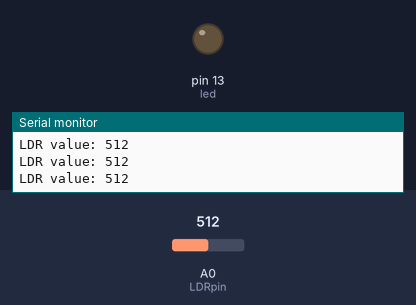
The sketch below on a simulated Arduino Uno, built with avr-gcc and run on an emulated ATmega328P. Parts: output pins drawn as LEDs (lit = HIGH), the last lines printed to the serial monitor. The inputs (shaded band) are chosen by the test bench; at power-on: A0 (LDRpin) = 512.

Above: at 1.3 s.
1.4 s: A0 (LDRpin) set to 11
2.9 s: A0 (LDRpin) set to 8
At 3.5 s:
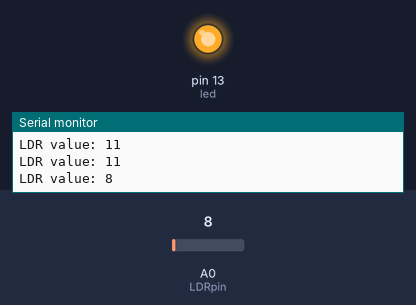
4.5 s: A0 (LDRpin) set to 122
At 5.7 s:
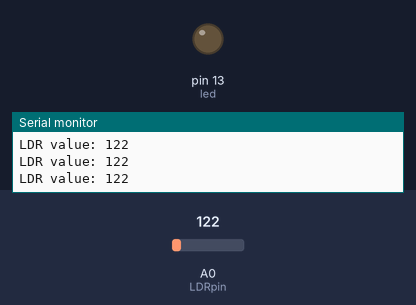
6.0 s: A0 (LDRpin) set to 0
At 7.1 s:
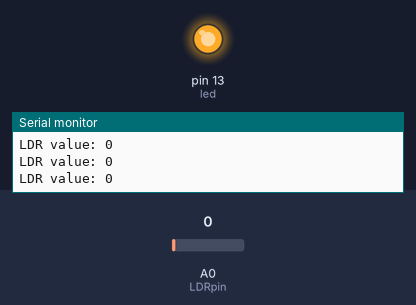
Timing chart, 0 to 8.5 s (numbered marks = the images above; inputs shaded):
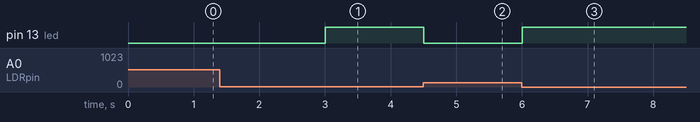

Measured:
- the behaviour switches between 10 and 9 on A0 (LDRpin) (found by bisection; images 0 and 1)
- after the input at 2.9 s, pin 13 (led): LOW → HIGH after 0.10 s
- after the input at 4.5 s, pin 13 (led): HIGH → LOW at once
- after the input at 6.0 s, pin 13 (led): LOW → HIGH at once

The sketch:

sketch_project05.ino
```cpp
/*
Arduino Training Series by UniKidz
Robotic Programming Your Engineer
This code can be downloaded from https://github.com/efadzli/arduino_beginners
*/

int LDRpin = A0;
int LDRvalue = 9;
int led = 13;

void setup(){
  Serial.begin(9600);
  pinMode(led, OUTPUT);
  digitalWrite(led, LOW);
}

void loop(){
  LDRvalue = analogRead(LDRpin);
  Serial.print("LDR value: ");
  Serial.println(LDRvalue);

  if(LDRvalue < 10){
    digitalWrite(led, HIGH);
  }else{
    digitalWrite(led, LOW);
  }

  delay(500);
}
```
